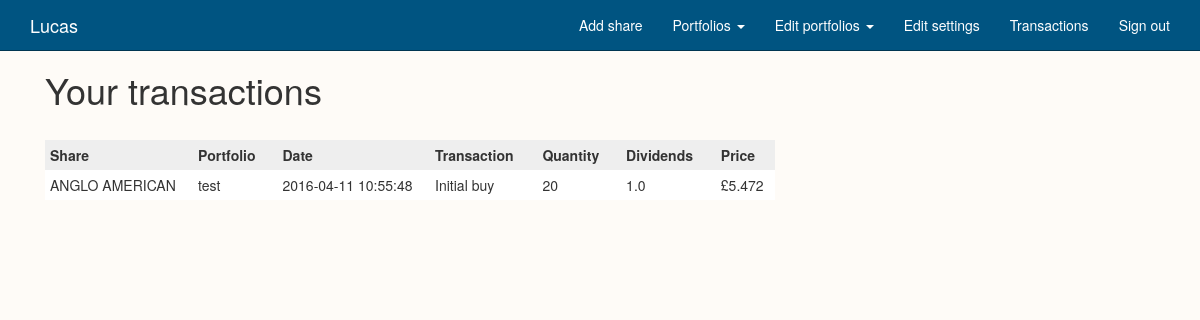
The page /transactions/lucas (signed in) on the database its author committed.
### Shares/models.py (models this page shows, shortened)
class User(db.Model, UserMixin):
    id = db.Column(db.Integer, primary_key=True)
    username = db.Column(db.String(80), unique=True)
    email = db.Column(db.String(120), unique=True)
    password_hash = db.Column(db.String)
    phonenumber = db.Column(db.String(15))
    emailfrequency = db.Column(db.Integer)
    smsenabled = db.Column(db.Boolean)
    shares = db.relationship('Userownedshare', backref='Userownedshare', lazy='dynamic')
    @property
    def password(self):
        raise AttributeError('password: write-only field')

class Userownedshare(db.Model):
        id = db.Column(db.Integer, primary_key=True)
        ticker = db.Column(db.String(20), db.ForeignKey('share.ticker'))
        user = db.Column(db.String, db.ForeignKey('user.username'))
        quantity = db.Column(db.Integer, nullable=False)
        dividends = db.Column(db.Float, server_default="0.0")
        triggerlevel = db.Column(db.Float)
        smsalert = db.Column(db.Boolean)
        emailalert = db.Column(db.Boolean)
        portfolioid = db.Column(db.String(50))
        averagepurchaseprice = db.Column(db.Float, server_default="0.0")
        dt = datetime.datetime.utcnow() - timedelta(days=1)
        lastalert = db.Column(db.DateTime, default=dt)
        name = db.relationship('Share', backref='userownedshare',  foreign_keys=[ticker], lazy="joined")
        owner = db.relationship('User', backref='userownedshare',  foreign_keys=[user], lazy="joined")

class Share(db.Model):
        id = db.Column(db.Integer)
        name = db.Column(db.String(50), nullable=False)
        ticker = db.Column(db.String(50), primary_key=True)
        tickermatch = db.relationship('Userownedshare', backref='share', cascade="all, delete-orphan", lazy="joined")

class Transactions(db.Model):
        id = db.Column(db.Integer, primary_key=True)
        user = db.Column(db.String, db.ForeignKey('user.username'))
        portfolioid = db.Column(db.String(50))
        time = db.Column(DateTime)
        buySell = db.Column(db.Integer)
        quantity = db.Column(db.Integer)
        dividends = db.Column(db.Float)
        price = db.Column(db.Float)
        ticker = db.Column(db.String(20), db.ForeignKey('share.ticker'))
        name = db.relationship('Share', backref='transaction',  foreign_keys=[ticker], lazy="joined")
        owner = db.relationship('User', backref='transaction',  foreign_keys=[user], lazy="joined")

### Shares/views.py (the view)
@app.route('/transactions/<user>', methods=['GET', 'POST'])
@login_required
def transactions(user):
    if current_user.username != user:
        abort(403)
    transactiondata = share_data.getTransactions(current_user.username)
    return render_template('transactions.html', portfolioids=share_data.getportfolioidsfromtable(current_user.username),
                           user=current_user, transactiondata = transactiondata)

### Shares/share_data.py (called while the page is built)
    @staticmethod
    def getportfolioidsfromtable(user):
        portfolioids = Portfolios.query.order_by(desc(Portfolios.portfolioname)).filter_by(username=user)
        tempset = set()
        templist = list(tempset)
        for row in portfolioids:
            name = row.portfolioname
            tempset.add(name)
            templist = list(tempset)
        return templist

    @staticmethod
    def getTransactions(username):
        transactions = Transactions.query.filter(Transactions.user == username).order_by(desc(Transactions.time))
        transactionarray = []
        for row in transactions:
            transaction = {
                'portfolioid': row.portfolioid,
                'date': row.time,
                'name': row.name.name,
                'buysell': row.buySell,
                'quantity': row.quantity,
                'dividends': row.dividends,
                'price': row.price,
                'ticker': row.ticker
            }
            transactionarray.append(transaction)
        return transactionarray

### Shares/views.py (called while the page is built)
@login_manager.user_loader
def load_user(userid):
    if userid is None or userid == 'None':
        userid =0
    return User.query.get(int(userid))

### Shares/templates/transactions.html (shortened to what this page needs)
{% extends "base.html" %}
{% block content %}
<h1> Your transactions</h1>
<br>
<table class="share fulltable">
    <tr>
        <th>Share</th>
        <th>Portfolio</th>
        <th>Date</th>
        <th>Transaction</th>
        <th>Quantity</th>
        <th>Dividends</th>
        <th>Price</th>
    </tr>
    {% for row in transactiondata %}
    <tr>
        <td> {{ row['name'] }} </td>
        <td> {{ row['portfolioid'] }} </td>
        <td> {{ row['date'] }} </td>
        {% if row['buysell'] == 0 %}
        <td> Initial buy </td>
        {% endif %}
        <td> {{ row['quantity'] }} </td>
        <td> {{ row['dividends'] }} </td>
        <td> £{{ row['price'] /100 }} </td>
        {% endfor %}
</table>
{% endblock %}

### Shares/templates/base.html (shortened to what this page needs)
<!DOCTYPE html>
<html lang="en">
<head>
    <link href="../static/css/bootstrap.css" rel="stylesheet">
    <link href="../static/css/modern-business.css" rel="stylesheet">
    <link rel="stylesheet" href="{{ url_for('static', filename='css/chosen.css') }}">
    <link rel="stylesheet" href="{{ url_for('static', filename='css/main.css') }}">
    <link rel="stylesheet" href="{{ url_for('static', filename='css/custom.css') }}">
</head>
<body>
<nav class="navbar navbar-inverse navbar-fixed-top navbar-default " role="navigation">
    <div class="container">
        <div class="navbar-header">
            {% if current_user.is_authenticated %}
            <a class="navbar-brand" href="{{url_for('index') }}">{{ current_user.username | capitalize}}</a>
            {% else %}
            <a class="navbar-brand" href="{{url_for('index') }}">FYP</a>
            {% endif %}
        </div>
        <div class="collapse navbar-collapse" id="bs-example-navbar-collapse-1">
            <ul class="nav navbar-nav navbar-right">
                {% if current_user.is_authenticated %}
                {% if portfolioids %}
                <li><a href="{{ url_for('add') }}">Add share</a></li>
                {% else %}
                <li>   <a href=" {{ url_for('addportfolio') }}"> Add portfolio</a> </li>
                {% endif %}
                {% else %}
                <li><a href=" {{ url_for('signup') }}"> Sign up </a> </li>
                <li><a href=" {{ url_for('login') }}"> Log in </a> </li>
                {% endif %}
                {% if current_user.is_authenticated %}
                {% if portfolioids %}
                <li>
                    <a href="#" class="dropdown-toggle" data-toggle="dropdown">Portfolios <b class="caret"></b></a>
                </li>
                <li>
                    <a href="#" class="dropdown-toggle" data-toggle="dropdown">Edit portfolios <b class="caret"></b></a>
                </li>
                {% endif %}
                {% set usery = current_user.username %}
                <li><a href=" {{ url_for('settings') }}"> Edit settings </a> </li>
                <li><a href="{{ url_for('transactions', user = usery)  }}">Transactions</a></li>
                <li><a href=" {{ url_for('logout') }}"> Sign out </a> </li>
                {% endif %}
            </ul>
        </div>
    </div>
</nav>
<div class="mainbg">
    <div class="row">
        <div class="container">
            <div class="row">
                <div class="col-md-8">
                    {% block content %}
                    {% endblock %}
                </div>
                <div class="col-md-4">
                    <div class="col-md-12" id="addshare"> </div>
                    <div class="col-md-12" id="news2">
                    </div>
                    <div class="col-md-12" id="fall">
                    </div>
                </div>
            </div>
            <br>
        </div>
    </div>
</div>

### Shares/static/css/modern-business.css (style rules this page uses)
html, body { height: 100%; }
body { padding-top: 50px; }

### Shares/static/css/main.css (style rules this page uses)
ul { padding: 0; list-style-type: none; }
#fall { padding-bottom: 25px; border-radius: 5px; }
#news2 { margin-top: 25px; padding-bottom: 25px; border-radius: 5px; ; }
ul { list-style-type: none; }
.fulltable { width: 100%; }
.share tr:nth-child(odd) { background-color:#eee; }
.share tr:nth-child(even) { background-color:#fff; }
.share td { padding: 5px; }
.share th { padding: 5px; padding-right: 15px; }

### Shares/static/css/custom.css (style rules this page uses)
.row { margin: 0px; }
body { background-color: #FEFBF7; overflow-x: hidden; }
.mainbg { background-color: #FEFBF7;; }
.navbar-default { background-color: #005481; border-color: #003652; }
.navbar-default .navbar-brand { color: #ffffff; }
.navbar-default .navbar-nav > li > a { color: #ffffff; }
.navbar-default .navbar-collapse, .navbar-default .navbar-form { border-color: #ffffff; }

### rows shown on the page
User: username "Lucas"
Userownedshare: name "ANGLO AMERICAN", portfolioid "test", date "2016-04-11 10:55:48", quantity "20", dividends "1.0", row['price']/100 "5.472"
